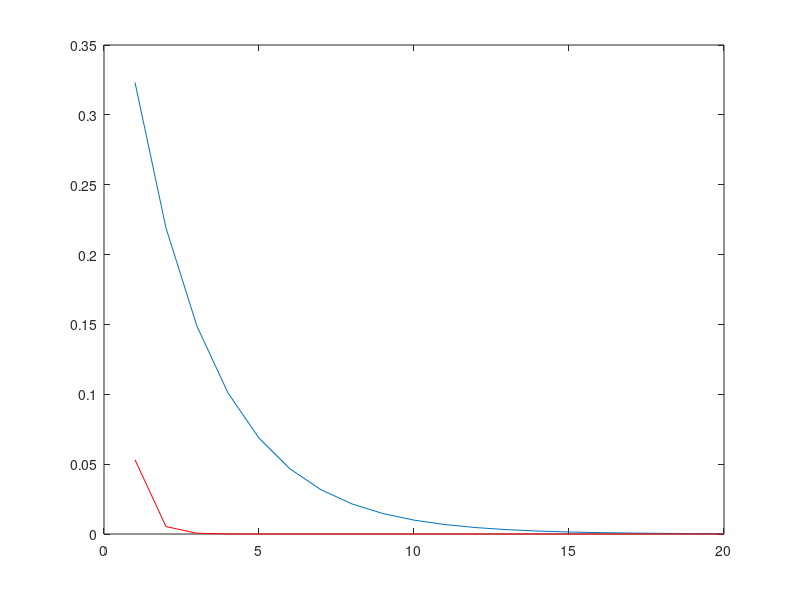

Write MATLAB code to recreate this figure.
clear all

P1 = [0.5,0.2,0.3;0.1,0.9,0;0.23,0.23,0.54];
[V1,D1] = eig(P1)

P2 = [0.1,0.6,0.3;0.1,0.9,0;0.1,0.8,0.1];
[V2,D2] = eig(P2)

pi0 = [0.3,0.3,0.4];
pix = pi0;

pif1 = [0.194092827004220,0.679324894514771,0.126582278481013];
pif2 = [0.100000000000000,0.866666666666668,0.0333333333333334]

path1 = zeros(20,1);
path2 = zeros(20,1);

for i = 1:20
    pix = pix * P1;
    path1(i) = norm(pix - pif1);
end

for i = 1:20
    pix = pix * P2;
    path2(i) = norm(pix - pif2);
end

figure(1)
plot(path1)
hold on
plot(path2,'r-')
hold off